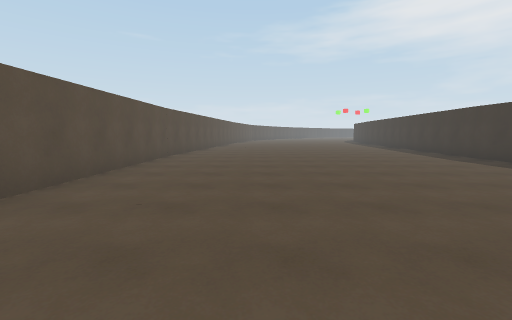
View 1 (above)

23 first-person views from a walk through a 3-D level made in the Unity game engine. The camera is 1.4 m above the floor, tilts 6° down and sees 90° across. The floor is counted in squares, 2 m on a side. Each view is taken from the middle of a square. On the plan, view 1 faces up. The plan holds only what a view shows up to about 9 squares ahead; the rest is blank. The place goes on beyond the plan. The player is left out.

View 2
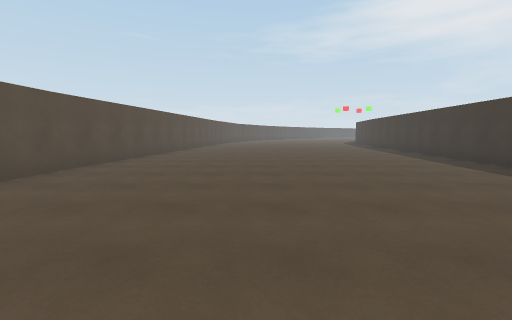

View 3
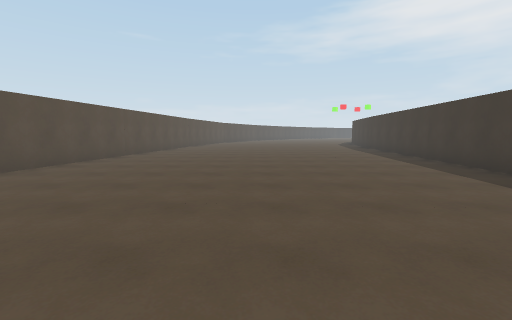

View 4
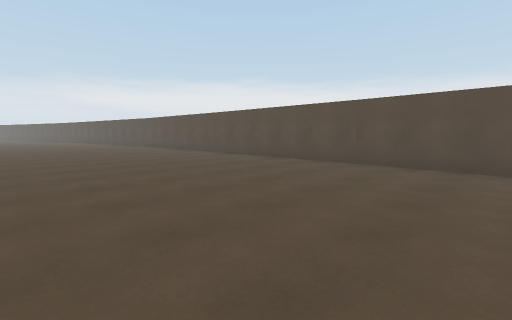

View 5
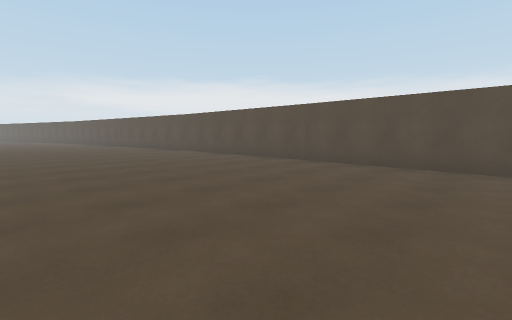

View 6
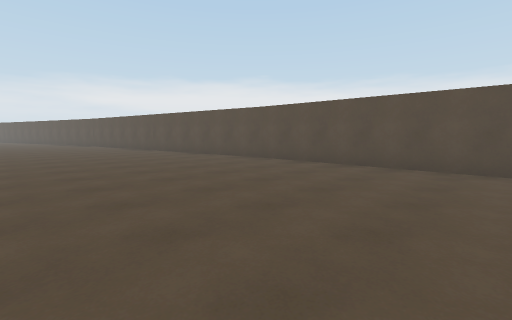

View 7
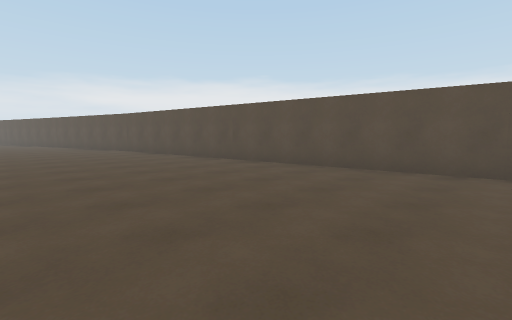

View 8
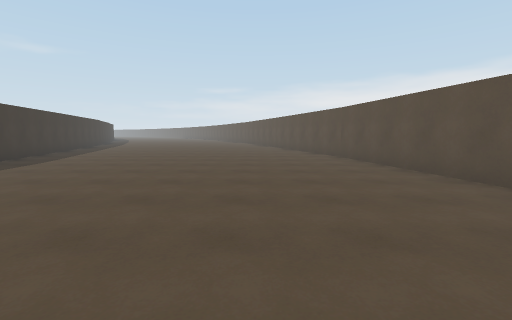

View 9
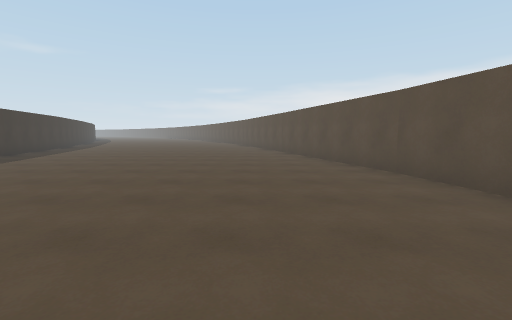

View 10
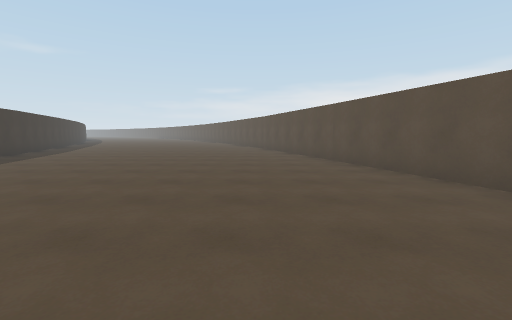

View 11
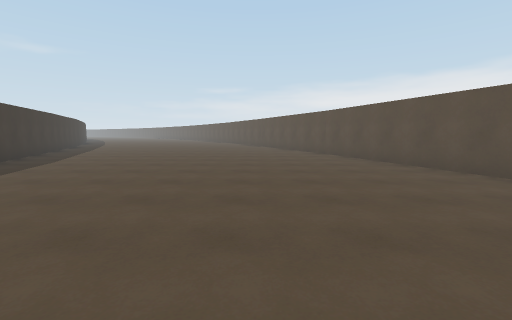

View 12
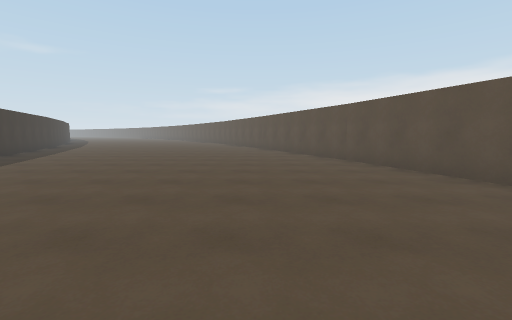

View 13
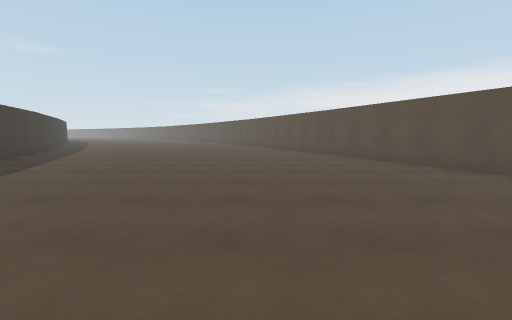

View 14
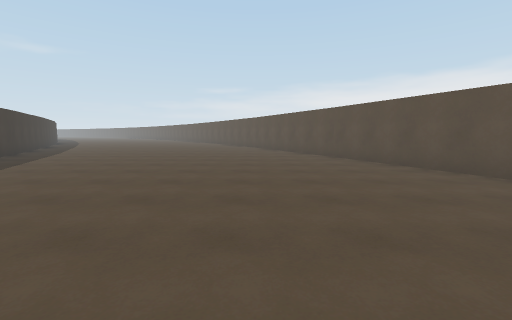

View 15
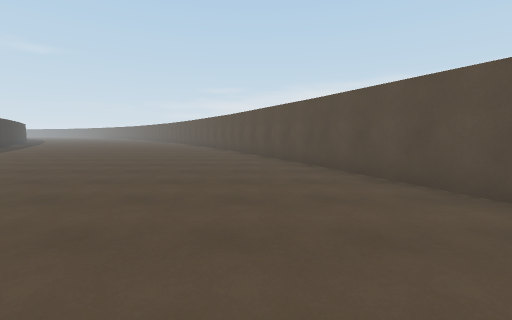

View 16
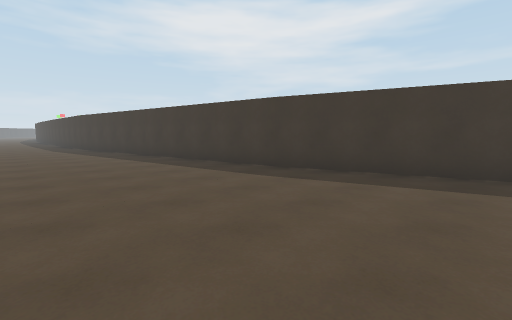

View 17
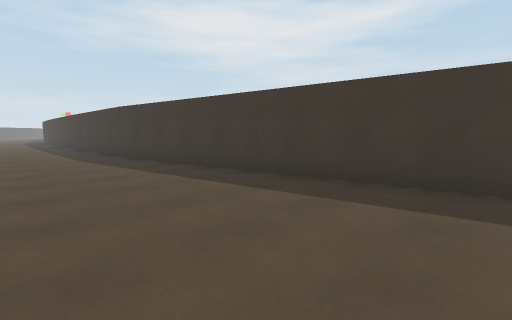

View 18
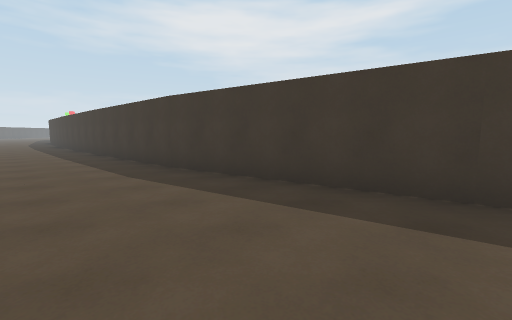

View 19
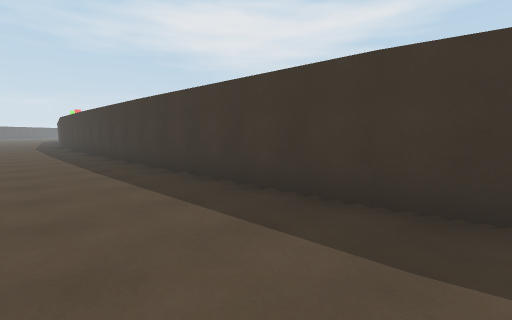

View 20
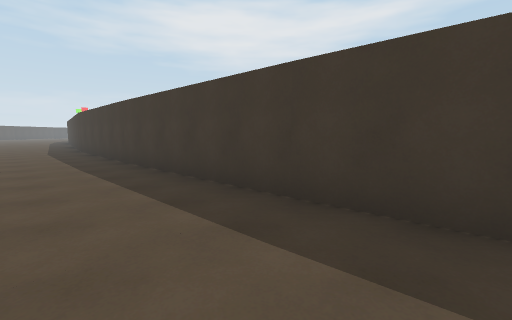

View 21
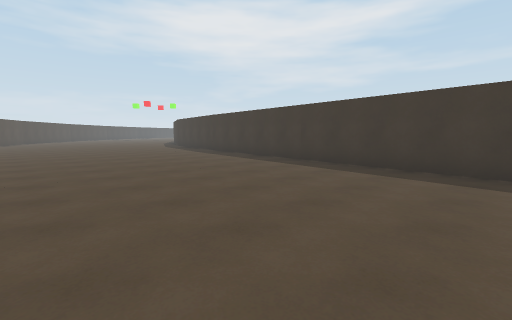

View 22
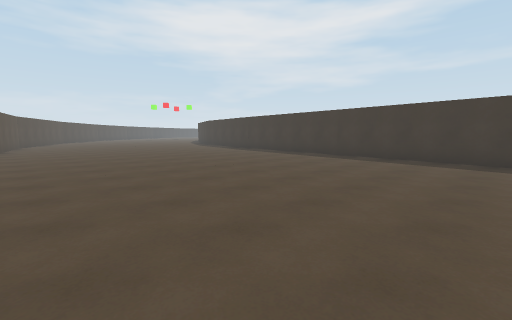

View 23
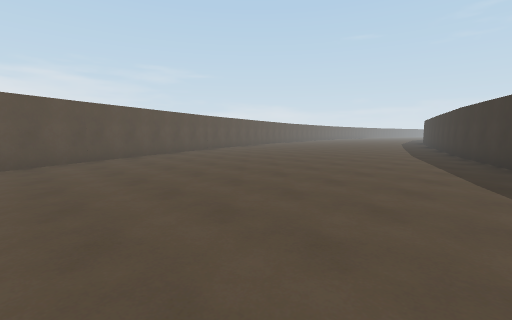

### Floor plan
Points are (right, up) in squares from view 1. A wall is a line through its corners. A room is listed if a view was taken in it or the views show most of it. See-through windows are left out.
Room 1 (views 1, 2, 3, 4, 5, 6, 7, 8, 9, 10, 11, 12, 13, 14, 15, 16, 17, 18, 19, 20, 21, 22, 23)
walls: (6.5, -7.2) (5.9, 2.6); (8.1, -16.5) (6.4, -7); (-2.3, -8) (-0.5, -18.6); (-0.6, -18.5) (2.7, -28.6); (9.2, -20.1) (8.1, -16.4); (-2.6, -2.8) (-2.3, -8.1); (6.1, 2.4) (6.1, 7.3); (10.8, -25.6) (9.6, -21.5); (2.6, -28.6) (5.6, -35.6); (6.1, 7.2) (7, 14.5); (14.6, -34.3) (10.9, -25.5); (-1.9, 14.1) (-2.7, 7.7) (-2.8, -2.9); (15.3, -35.1) (14.7, -34.1)

Where each view was taken, in squares from view 1:
view 1: 0 up, 0 right, facing up
view 2: 3 up, 1 right, facing up
view 3: 5 up, 2 right, facing up
view 4: 5 up, 3 right, facing down-left
view 5: 1 up, 3 right, facing down-left
view 6: 3 down, 3 right, facing down-left
view 7: 8 down, 3 right, facing down-left
view 8: 11 down, 2 right, facing down
view 9: 14 down, 2 right, facing down
view 10: 17 down, 3 right, facing down
view 11: 20 down, 5 right, facing down
view 12: 22 down, 5 right, facing down
view 13: 25 down, 7 right, facing down
view 14: 26 down, 7 right, facing down
view 15: 28 down, 6 right, facing down
view 16: 20 down, 4 right, facing up-right
view 17: 15 down, 4 right, facing up-right
view 18: 12 down, 4 right, facing up-right
view 19: 8 down, 4 right, facing up-right
view 20: 4 down, 4 right, facing up-right
view 21: 8 up, 1 right, facing up-right
view 22: 8 up, 1 left, facing up-right
view 23: 35 down, 12 right, facing up-left
